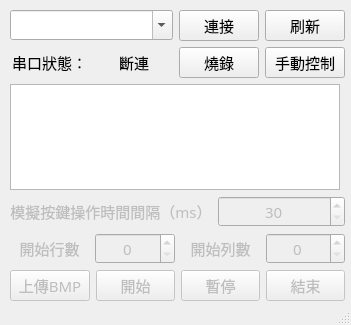
<?xml version="1.0" encoding="UTF-8"?>
<ui version="4.0">
 <class>AutoSplatoon</class>
 <widget class="QMainWindow" name="AutoSplatoon">
  <property name="geometry">
   <rect>
    <x>0</x>
    <y>0</y>
    <width>351</width>
    <height>325</height>
   </rect>
  </property>
  <property name="font">
   <font>
    <family>Consolas</family>
   </font>
  </property>
  <property name="windowTitle">
   <string>AutoSplatoon</string>
  </property>
  <property name="windowIcon">
   <iconset resource="Icons.qrc">
    <normaloff>:/icons/Splatoon_2_-_Green_Inkling_Squid_icon.png</normaloff>:/icons/Splatoon_2_-_Green_Inkling_Squid_icon.png</iconset>
  </property>
  <widget class="QWidget" name="centralwidget">
   <widget class="QWidget" name="verticalLayoutWidget">
    <property name="geometry">
     <rect>
      <x>10</x>
      <y>10</y>
      <width>335</width>
      <height>291</height>
     </rect>
    </property>
    <property name="font">
     <font>
      <family>PingFang TC</family>
      <pointsize>11</pointsize>
      <weight>50</weight>
      <bold>false</bold>
     </font>
    </property>
    <layout class="QVBoxLayout" name="verticalLayout">
     <item>
      <layout class="QGridLayout" name="gridLayout">
       <item row="1" column="1">
        <layout class="QHBoxLayout" name="horizontalLayout_2">
         <item>
          <widget class="QPushButton" name="serialConnectButton">
           <property name="font">
            <font>
             <weight>50</weight>
             <family>PingFang TC</family>
             <pointsize>11</pointsize>
             <bold>false</bold>
            </font>
           </property>
           <property name="text">
            <string>連接</string>
           </property>
          </widget>
         </item>
         <item>
          <widget class="QPushButton" name="serialRefreshButton">
           <property name="font">
            <font>
             <weight>50</weight>
             <family>PingFang TC</family>
             <pointsize>11</pointsize>
             <bold>false</bold>
            </font>
           </property>
           <property name="text">
            <string>刷新</string>
           </property>
          </widget>
         </item>
        </layout>
       </item>
       <item row="3" column="0">
        <layout class="QHBoxLayout" name="horizontalLayout">
         <item>
          <widget class="QLabel" name="label_3">
           <property name="font">
            <font>
             <weight>50</weight>
             <family>PingFang TC</family>
             <pointsize>11</pointsize>
             <bold>false</bold>
            </font>
           </property>
           <property name="text">
            <string>串口狀態：</string>
           </property>
           <property name="alignment">
            <set>Qt::AlignCenter</set>
           </property>
          </widget>
         </item>
         <item>
          <widget class="QLabel" name="serialStatusLabel">
           <property name="font">
            <font>
             <weight>50</weight>
             <family>PingFang TC</family>
             <pointsize>11</pointsize>
             <bold>false</bold>
            </font>
           </property>
           <property name="text">
            <string>斷連</string>
           </property>
           <property name="alignment">
            <set>Qt::AlignCenter</set>
           </property>
          </widget>
         </item>
        </layout>
       </item>
       <item row="1" column="0">
        <widget class="QComboBox" name="serialPortsBox">
         <property name="font">
          <font>
           <family>PingFang TC</family>
           <pointsize>11</pointsize>
           <weight>50</weight>
           <bold>false</bold>
          </font>
         </property>
         <property name="editable">
          <bool>true</bool>
         </property>
        </widget>
       </item>
       <item row="3" column="1">
        <layout class="QHBoxLayout" name="horizontalLayout_3">
         <item>
          <widget class="QPushButton" name="flashButton">
           <property name="enabled">
            <bool>true</bool>
           </property>
           <property name="font">
            <font>
             <weight>50</weight>
             <family>PingFang TC</family>
             <pointsize>11</pointsize>
             <bold>false</bold>
            </font>
           </property>
           <property name="text">
            <string>燒錄</string>
           </property>
          </widget>
         </item>
         <item>
          <widget class="QPushButton" name="manualButton">
           <property name="font">
            <font>
             <weight>50</weight>
             <family>PingFang TC</family>
             <pointsize>11</pointsize>
             <bold>false</bold>
            </font>
           </property>
           <property name="text">
            <string>手動控制</string>
           </property>
          </widget>
         </item>
        </layout>
       </item>
      </layout>
     </item>
     <item>
      <widget class="QGraphicsView" name="graphicsView">
       <property name="enabled">
        <bool>true</bool>
       </property>
       <property name="sizePolicy">
        <sizepolicy hsizetype="Maximum" vsizetype="Maximum">
         <horstretch>0</horstretch>
         <verstretch>0</verstretch>
        </sizepolicy>
       </property>
       <property name="maximumSize">
        <size>
         <width>330</width>
         <height>130</height>
        </size>
       </property>
       <property name="font">
        <font>
         <family>PingFang TC</family>
         <pointsize>11</pointsize>
         <weight>50</weight>
         <bold>false</bold>
        </font>
       </property>
      </widget>
     </item>
     <item>
      <layout class="QHBoxLayout" name="horizontalLayout_4">
       <item>
        <widget class="QLabel" name="label">
         <property name="enabled">
          <bool>false</bool>
         </property>
         <property name="text">
          <string>模擬按鍵操作時間間隔（ms）</string>
         </property>
         <property name="alignment">
          <set>Qt::AlignCenter</set>
         </property>
        </widget>
       </item>
       <item>
        <widget class="QSpinBox" name="intervalBox">
         <property name="enabled">
          <bool>false</bool>
         </property>
         <property name="alignment">
          <set>Qt::AlignCenter</set>
         </property>
         <property name="minimum">
          <number>30</number>
         </property>
         <property name="maximum">
          <number>100</number>
         </property>
        </widget>
       </item>
      </layout>
     </item>
     <item>
      <layout class="QHBoxLayout" name="horizontalLayout_6">
       <item>
        <widget class="QLabel" name="label_2">
         <property name="enabled">
          <bool>false</bool>
         </property>
         <property name="text">
          <string>開始行數</string>
         </property>
         <property name="alignment">
          <set>Qt::AlignCenter</set>
         </property>
        </widget>
       </item>
       <item>
        <widget class="QSpinBox" name="rowBox">
         <property name="enabled">
          <bool>false</bool>
         </property>
         <property name="alignment">
          <set>Qt::AlignCenter</set>
         </property>
         <property name="minimum">
          <number>0</number>
         </property>
         <property name="maximum">
          <number>119</number>
         </property>
        </widget>
       </item>
       <item>
        <widget class="QLabel" name="label_4">
         <property name="enabled">
          <bool>false</bool>
         </property>
         <property name="text">
          <string>開始列數</string>
         </property>
         <property name="alignment">
          <set>Qt::AlignCenter</set>
         </property>
        </widget>
       </item>
       <item>
        <widget class="QSpinBox" name="columnBox">
         <property name="enabled">
          <bool>false</bool>
         </property>
         <property name="alignment">
          <set>Qt::AlignCenter</set>
         </property>
         <property name="minimum">
          <number>0</number>
         </property>
         <property name="maximum">
          <number>319</number>
         </property>
        </widget>
       </item>
      </layout>
     </item>
     <item>
      <layout class="QHBoxLayout" name="horizontalLayout_5">
       <item>
        <widget class="QPushButton" name="uploadButton">
         <property name="enabled">
          <bool>false</bool>
         </property>
         <property name="font">
          <font>
           <weight>50</weight>
           <family>PingFang TC</family>
           <pointsize>11</pointsize>
           <bold>false</bold>
          </font>
         </property>
         <property name="text">
          <string>上傳BMP</string>
         </property>
        </widget>
       </item>
       <item>
        <widget class="QPushButton" name="startButton">
         <property name="enabled">
          <bool>false</bool>
         </property>
         <property name="font">
          <font>
           <family>PingFang TC</family>
           <pointsize>11</pointsize>
           <bold>false</bold>
          </font>
         </property>
         <property name="text">
          <string>開始</string>
         </property>
        </widget>
       </item>
       <item>
        <widget class="QPushButton" name="pauseButton">
         <property name="enabled">
          <bool>false</bool>
         </property>
         <property name="font">
          <font>
           <family>PingFang TC</family>
           <pointsize>11</pointsize>
           <bold>false</bold>
          </font>
         </property>
         <property name="text">
          <string>暫停</string>
         </property>
        </widget>
       </item>
       <item>
        <widget class="QPushButton" name="haltButton">
         <property name="enabled">
          <bool>false</bool>
         </property>
         <property name="font">
          <font>
           <family>PingFang TC</family>
           <pointsize>11</pointsize>
           <bold>false</bold>
          </font>
         </property>
         <property name="text">
          <string>結束</string>
         </property>
        </widget>
       </item>
      </layout>
     </item>
    </layout>
   </widget>
  </widget>
  <widget class="QStatusBar" name="statusbar"/>
  <action name="actionQuit">
   <property name="text">
    <string>Quit</string>
   </property>
  </action>
 </widget>
 <resources>
  <include location="Icons.qrc"/>
 </resources>
 <connections/>
</ui>
